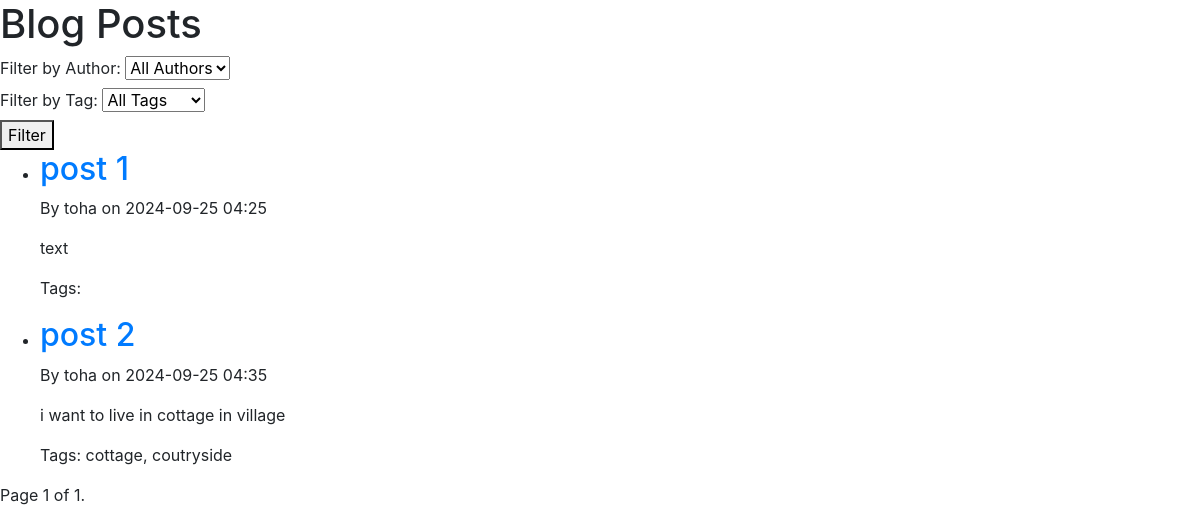
The page / on the database its author committed.
### blog/models.py (models this page shows, shortened)
class Post(models.Model):
    title = models.CharField(max_length=200)
    content = models.TextField()
    author = models.ForeignKey(User, on_delete=models.CASCADE)
    created_at = models.DateTimeField(auto_now_add=True)
    updated_at = models.DateTimeField(auto_now=True)
    tags = models.ManyToManyField(Tag)
    class Meta:
        indexes = [
            models.Index(fields=['author']),
        ]

class User(AbstractUser):
    bio = models.TextField(blank=True)

class Tag(models.Model):
    name = models.CharField(max_length=50)

### blog/views.py (the view)
# urls.py: path('', views.post_list, name='post_list'),
@cache_page(60)
def post_list(request):
    author_id = request.GET.get('author')
    tag_id = request.GET.get('tag')
    posts = Post.objects.select_related('author').prefetch_related('tags')
    if author_id:
        posts = posts.filter(author__id=author_id)
    if tag_id:
        posts = posts.filter(tags__id=tag_id)
    paginator = Paginator(posts, 2)
    page_number = request.GET.get('page')
    page_obj = paginator.get_page(page_number)
    authors = User.objects.all()
    tags = Tag.objects.all()
    return render(request, 'blog/post_list.html', {'page_obj': page_obj, 'authors': authors, 'tags': tags, 'selected_author': author_id, 'selected_tag': tag_id})

### blog/templates/blog/post_list.html (shortened to what this page needs)
<!DOCTYPE html>
<html>
<head>
    <link href="https://stackpath.bootstrapcdn.com/bootstrap/4.5.2/css/bootstrap.min.css" rel="stylesheet">
</head>
<body>
    <h1>Blog Posts</h1>
    <form method="get">
        <div>
            <label for="author">Filter by Author:</label>
            <select name="author" id="author">
                <option value="">All Authors</option>
            </select>
        </div>
        <div>
            <label for="tag">Filter by Tag:</label>
            <select name="tag" id="tag">
                <option value="">All Tags</option>
            </select>
        </div>
        <button type="submit">Filter</button>
    </form>
    <ul>
        {% for post in page_obj %}
            <li>
                <h2><a href="{% url 'post_detail' post.pk %}">{{ post.title }}</a></h2>
                <p>By {{ post.author.username }} on {{ post.created_at|date:"Y-m-d H:i" }}</p>
                <p>{{ post.content|truncatewords:30 }}</p>
                <p>Tags:
                    {% for tag in post.tags.all %}
                        <span>{{ tag.name }}</span>{% if not forloop.last %}, {% endif %}
                    {% endfor %}
                </p>
            </li>
        {% endfor %}
    </ul>
    <div class="pagination">
        <span class="step-links">
            <span class="current">
                Page {{ page_obj.number }} of {{ page_obj.paginator.num_pages }}.
            </span>
        </span>
    </div>
</body>
</html>

### rows shown on the page
Post: title "post 1", author.username "toha", created_at "2024-09-25 04:25", content "text"
Post: title "post 2", author.username "toha", created_at "2024-09-25 04:35", content "i want to live in cottage in village"
Tag: name "cottage"
Tag: name "coutryside"

### other values the page prints
{{ page_obj.number }} "1"
{{ page_obj.paginator.num_pages }} "1"
